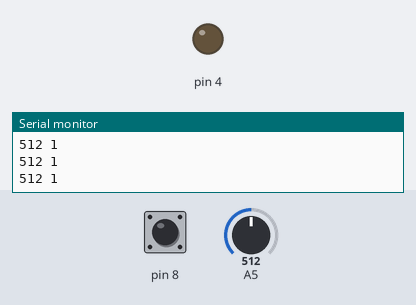
The sketch below on a simulated Arduino Uno, built with avr-gcc and run on an emulated ATmega328P. On the bench: output pins drawn as LEDs (lit = HIGH), the last lines printed to the serial monitor. The test bench sets the inputs (shaded band); at power-on: pin 8 HIGH, A5 = 512.

Above: at 1.2 s.
1.3 s: pin 8 pulled LOW for 0.15 s
At 1.38 s:
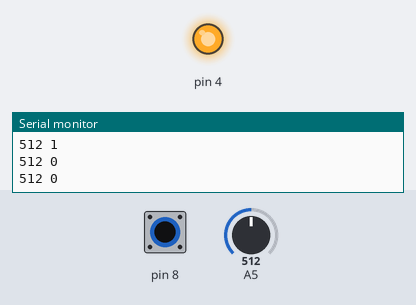
2.9 s: pin 8 pulled LOW for 3.2 s
At 7.6 s:
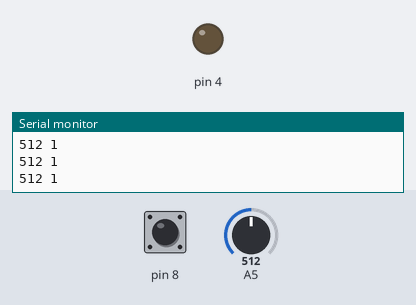
Timing chart, 0 to 9.1 s (numbered marks = the images above; inputs shaded):
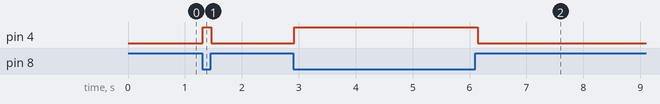

The sketch:

combswitchtest.ino
```cpp
int anal;
int digi;

void setup() {
  // put your setup code here, to run once:
  Serial.begin(9600);
  pinMode(8, INPUT_PULLUP);
  pinMode(4, OUTPUT);
}

void loop() {
  // put your main code here, to run repeatedly:
  anal = analogRead(A5);
  digi = digitalRead(8);
  Serial.print(anal);
  Serial.print(" ");
  Serial.println(digi);
  if(digi == 0){
    digitalWrite(4, HIGH);}
  else{
    digitalWrite(4, LOW);}
  delay(50);
}
```

Measured:
- after the input at 1.3 s, pin 4: LOW → HIGH at once, → LOW 0.15 s later
- after the input at 2.9 s, pin 4: LOW → HIGH at once, → LOW 3.2 s later
